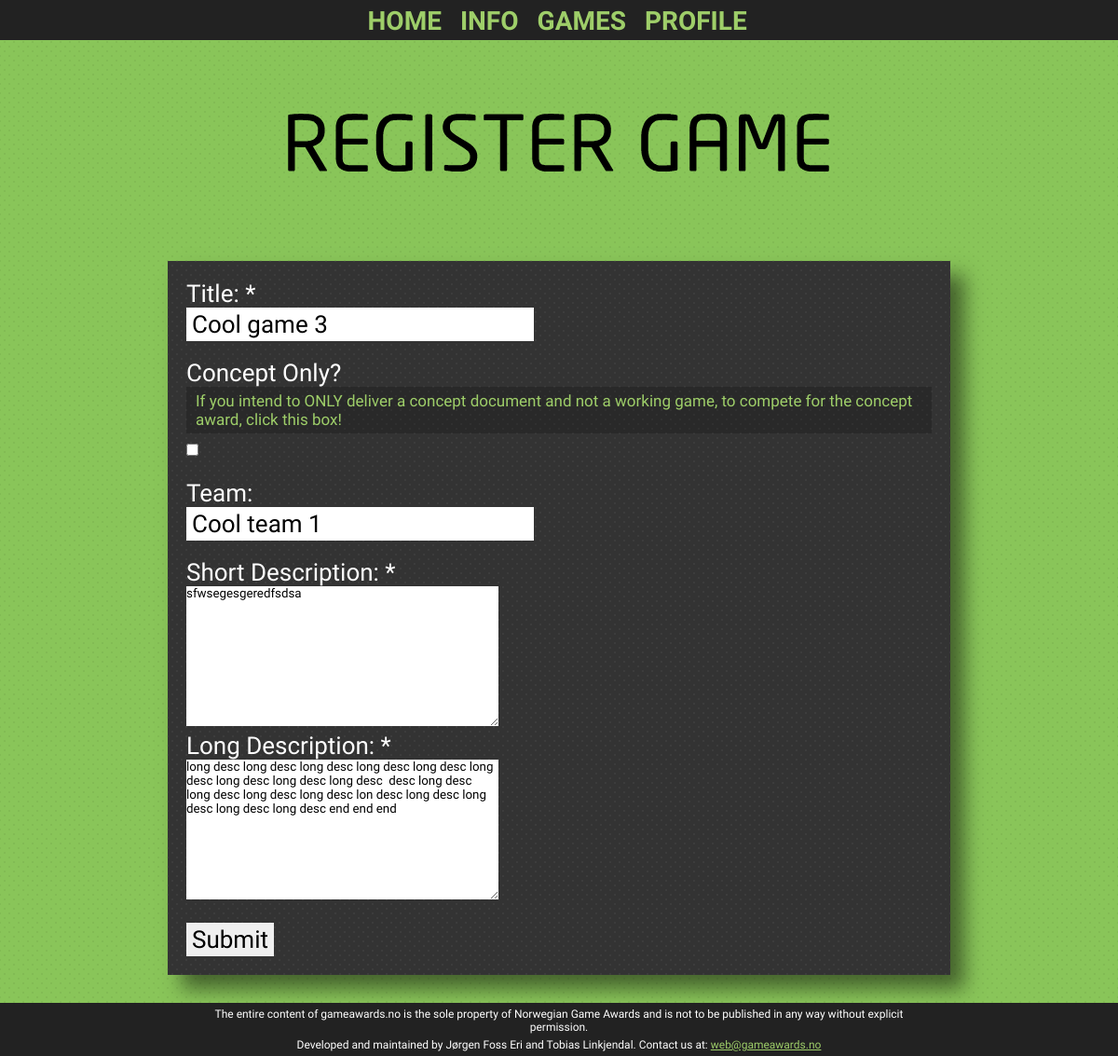
The app's page /runs/edit/1/ (signed in), older data.
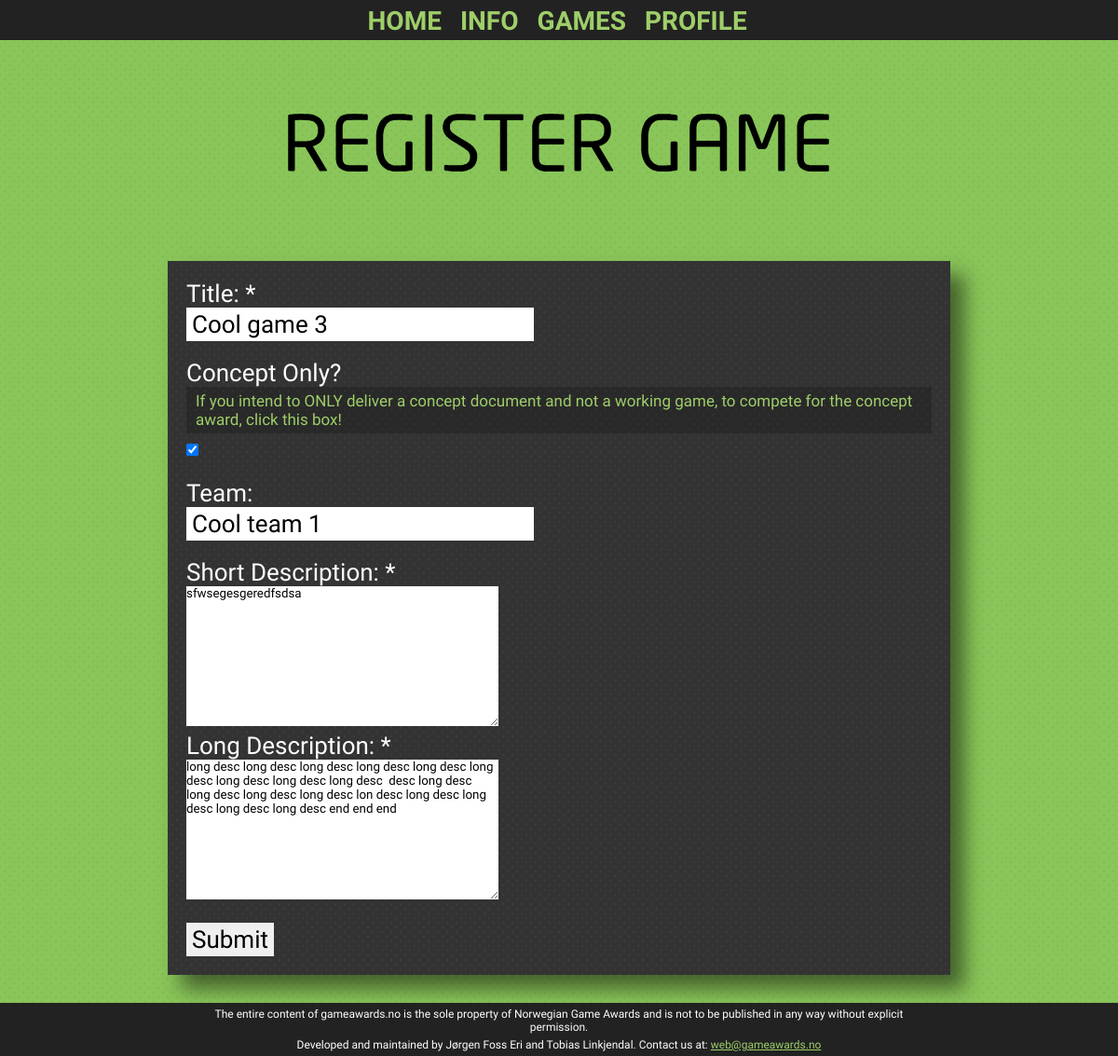
The same page, newer data.
### runs/models.py (models this page shows, shortened)
class Game(models.Model):
    name = models.CharField(max_length = 50)
    added_date = models.DateTimeField('date added')
    description = models.TextField(null=True, blank=True)
    short_desc = models.TextField(null=True, blank=True, max_length=170)
    team = models.CharField(max_length = 50, null=True, blank=True)
    leader = models.ForeignKey(User)
    run = models.ForeignKey(Run)
    likes = models.IntegerField(default=0)
    concept_only = models.BooleanField(default=False)

### runs/views.py (the view)
# urls.py: url(r'edit/(?P<game_id>\d+)/$', 'game_edit_request'),
def game_edit_request(request, game_id):
    g = Game.objects.get(pk=game_id)
    ayah_html = ayah.get_publisher_html()
    if not request.user.is_authenticated():
        return HttpResponseRedirect('/login/')
    if request.method == 'POST':
        form = GameRegistrationForm(request.POST, request.FILES)
        if form.is_valid():
            secret = request.POST['session_secret']
            passed = ayah.score_result(secret)
            if passed:
                try:
                    g.concept_only=form.cleaned_data['concept_only']
                except Error:
                    pass
                g.name=form.cleaned_data['name']
                g.short_desc = form.cleaned_data['short_desc']
                g.description = form.cleaned_data['description']
                g.team = form.cleaned_data['team']
                g.save()
                return HttpResponseRedirect('/members/profile/')
            else:
                context = {'form':form, 'ayah_html':ayah_html}
        else:
            context = {'form':form,'ayah_html':ayah_html}
    else:
        form = GameRegistrationForm(instance=g)
        context = {'form':form,'ayah_html':ayah_html}
    return render_to_response(
        'runs/edit_game.html',
        context,
        context_instance=RequestContext(request))

### runs/forms.py
class GameRegistrationForm(ModelForm):
    class Meta:
        model = Game
        exclude = ('added_date', 'run', 'leader', 'likes')

### templates/runs/edit_game.html (shortened to what this page needs)
{% extends "single_page.html" %}
{% block text_head %}<div id="register-game-text"></div>{% endblock %}
{% block page %}
<div id="register-game-container" class="single-page-container">
    <form action="" method="post">
        <div class="register_div">
                <p><label for="name"{% if form.name.errors %} class="error"{% endif %}>Title: *</label></p>
                <p>
                    {{ form.name }}
                </p>
        </div>
       <div class="register_div">
                <p><label for="concept_only"{% if form.concept_only.errors %} class="error"{% endif %}>Concept Only? </label></p>
                <div class="text-background" style="font-size:17px;">
                    If you intend to ONLY deliver a concept document and not a working game, to compete for the concept award, click this box!
                </div>
                <p>
                    {{ form.concept_only }}
                </p>
        </div>
        <br>
        <div class="register_div">
                <p><label for="team"{% if form.team.errors %} class="error"{% endif %}>Team:</label></p>
                <p>
                    {{ form.team }}
               </p>
        </div>
        <div class="register_div">
                <p><label for="short_desc"{% if form.short_desc.errors %} class="error"{% endif %}>Short Description: *</label></p>
                <p>
                    {{ form.short_desc }}
                </p>
        </div>
        <div class="register_div">
                <p><label for="description"{% if form.description.errors %} class="error"{% endif %}>Long Description: *</label></p>
                <p>
                    {{ form.description }}
                </p>
        </div>
        <p><input type="submit" alt="register" /></p>
    </form>
</div>
{% endblock %}

### templates/single_page.html (shortened to what this page needs)
{% extends "template.html" %}
{% block template_head %}
    <link rel="stylesheet" href="{{ STATIC_URL }}stylesheets/members.css" />
    <link rel="stylesheet" href="{{ STATIC_URL }}stylesheets/games.css" />
    <link rel="stylesheet" href="{{ STATIC_URL }}stylesheets/gallery.css" />
{% endblock %}
{% block content_table %}
<div style="width:100%;padding-top:40px">
	<div class="green-container">
	{% block text_head %}<div style="margin-top: 80px;width: 367px; height: 80px; "></div>{% endblock %}
		    <div class="black-container round-and-shadow">
		        {% block page %}{% endblock %}
		    </div>
    </div>
</div>
{% endblock %}

### templates/template.html (shortened to what this page needs)
{% extends "base.html" %}
{% block base_head %}
    <link rel="stylesheet" href="{{ STATIC_URL }}stylesheets/royalslider.css" />
    <link rel="stylesheet" href="{{ STATIC_URL }}royalslider/royalslider/default/rs-default.css" />
    <link rel="stylesheet" href="{{ STATIC_URL }}stylesheets/slide-style.css" />
    <link rel="stylesheet" href="{{ STATIC_URL }}stylesheets/validation.css" />
    {% block template_head %}{% endblock %}
{% endblock %}
{% block base_body %}
<table id="nav-page-container">
    <tr>
        <td style="width: 50%">&nbsp;</td>
        <td>
            <div class="nav-wrap">
                <div class="group page-nav-group" id="nav-elements">
                    {% if request.path != "/" %}     <a class="anav" href="/">HOME</a>{% endif %}
                    {% if request.path != "/info/" %}<a class="anav" href="/info">INFO</a>{% endif %}
					{% if request.path != "/games/" %}<a class="anav" href="/games">GAMES</a>{% endif %}
					{% if request.path != "/members/profile/" and request.path != "/profile/" %}
					{% if user.is_authenticated %}
					    <a class="anav" href="/profile">PROFILE</a>
					{% else %}
					    <a class="anav" href="/profile">LOG IN</a>
					{% endif %}
					{% endif %}
                </div>
            </div>
        </td>
        <td style="width: 50%">&nbsp;</td>
    </tr>
</table>
{% block template_content %}
{% block content_table %}{% endblock %}
{% endblock %}
{% endblock %}

### templates/base.html (shortened to what this page needs)
<!DOCTYPE html>
<html lang="en" >
    <head>
        <link rel="stylesheet" href="{{ STATIC_URL }}stylesheets/page-style.css" />
        <link rel="stylesheet" href="{{ STATIC_URL }}stylesheets/nav-bar.css" />
        {% block base_head %}{% endblock %}
    </head>
    <body>
        {% block base_body %}
        {% endblock %}
        <footer>
            <table>
	            <tr>
		            <td style="width: 50%">&nbsp;</td>
		                <td style="width:800px;">
		                    <div id="footer-div">
                                <div id="footer-text-container">
                                    <div class="footer-text" style="padding-bottom:5px;">
                                        The entire content of gameawards.no is the sole property of Norwegian Game Awards and is not to be published in any way without explicit permission.
                                    </div>
                                    <div class="footer-text" >
                                        Developed and maintained by Jørgen Foss Eri and Tobias Linkjendal. Contact us at: <a href="mailto:web@gameawards.no" style="font-size:12px">web@gameawards.no</a>
                                    </div>
                                </div>
		                    </div>
                        </td>
		            <td style="width: 50%">&nbsp;</td>
	            </tr>
            </table>
        </footer>
    </body>
</html>

### static/stylesheets/page-style.css (style rules this page uses)
body { background: black; }
input { font-size:26px; }
a { cursor: pointer; color:#9ECE69; text-decoration:underline; }
input { cursor: pointer; padding: 3px 6px 3px 6px; }
footer { background: #222; width: 100%; height: 100%; color:white; text-align:center; padding-top:5px; padding-bottom:5px; font-size:12px; bottom:0px; }
.round-and-shadow { -moz-box-shadow: 15px 15px 20px rgba(0,0,0,0.5); -webkit-box-shadow: 15px 15px 20px rgba(0,0,0,0.5); box-shadow: 15px 15px 20px rgba(0,0,0,0.5); }
.text-background { position: relative; overflow:hidden; color: #9ECE69; background: black; background: rgba(0,0,0,0.2); padding:5px 10px 5px 10px; }
.green-container { width:100%; height: auto; vertical-align: top; background-image:url('../images/bg-rep-dark.png'); background-color: #89C559; margin-left:auto; margin-right:auto; overflow: hidden; padding-bottom:30px; }
.black-container { height: auto; background-image:url('../images/bg-rep-light.png'); background-color:#333; padding-top: 20px; padding-bottom: 20px; padding-left: 20px; padding-right:20px; overflow: hidden; color:white; margin-left:auto; margin-right:auto; vertical-align:middle; width:800px; }
#footer-div { width:800px; height:100%; }
.single-page-container { height:100%; }
.footer-text { font-size: 10px; width:800px; text-align:center; font-size:12px; }
#footer-text-container { font-size: 12px; height:100%; width: 800px; }
.register_div label { font-size:26px; }
.register_div p { font-size:26px; }

### static/stylesheets/nav-bar.css (style rules this page uses)
.nav-wrap { width:800px; }
.group:after { visibility: hidden; display: block; content: ""; clear: both; height: 0; }
#nav-elements { margin: 0 auto; list-style: none; position: relative; text-align:center; }
#nav-elements a { font-family: 'Titillium Web', 'Trebuchet MS', sans-serif; font-weight: 700; font-size: 28px; color: #9ECE69; float: left; padding: 6px 10px 4px 10px; text-decoration: none; }
#nav-page-container { z-index: 1338; position: fixed; background: #222; width: 100%; height: 40px; top: 0px; }

### static/stylesheets/members.css (style rules this page uses)
#register-game-text { margin-top: 80px; margin-bottom: 80px; width: 800px; height: 80px; margin-right:auto; margin-left:auto; background-image: url(../images/register-game-text.png); }

Row changes from the older to the newer data that the page shows:
changed Game "Cool game 3": concept_only "☐" → "☑"
